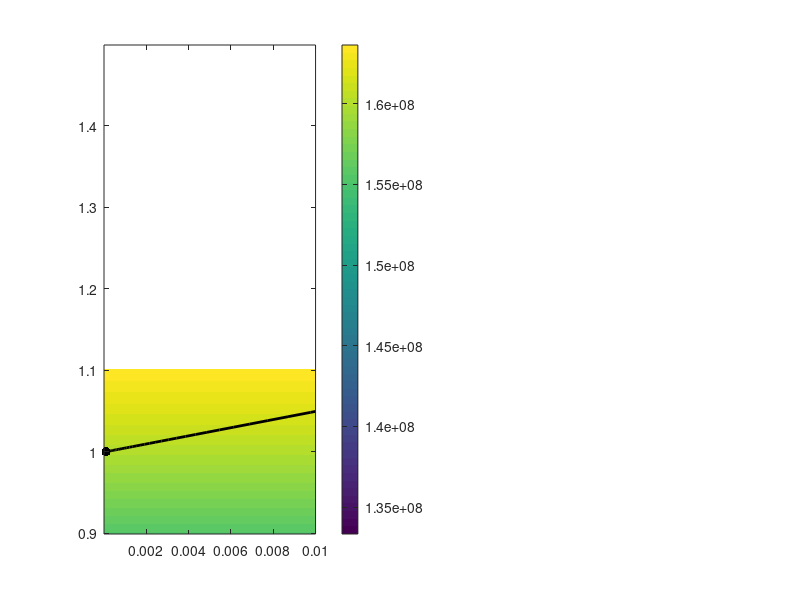

This chart was generated by the following MATLAB code: (Note: this script raises an error after producing the figure.)
% void = main_get_ss_LVmodel_022823(void)
% steady-state analysis of single LV-model

%%
clear all; close all; clc;

%% want to save?
save_ans = 1;
% 0: don't save
% 1: save

filename = 'LV_steadystate_r_gamma.mat';

my_rgb_colors = [78 132 193; 209 109 106; 236 180 118]/255;
default_rgb_colors = [0, 0, 0; 0.6350, 0.0780, 0.1840; 0.3010, 0.7450, 0.9330; 0.4660, 0.6740, 0.1880];

%% system parameters (units of hours, micrograms and mL).
r_A = 1;
gam_A = 1e-4;
alph = 2e2;
% r_minus_gam_const = r_fixed - gam_fixed;
% slop = (1-alph)/gam_fixed;
% r_minus_gam_const = r_fixed - (1-alph);
% Assumes the system is a 500 mL flask running for ~ 24hr;
% conversion_efficiency = 5e-7; %ug/cell
% d_R = 0; % per hour
% mu_max = 1.2; % growth rate (per hour)
% r = 1; % growth rate (per hour)
K = 2e8;
% R_in = 5; %ug/mL
% d_S = .2; % death rate susceptibles (per hour)
% d_E = .2; % death rate exposed (per hour)
d = 0.2; % death rate lysogens (per hour)
% d_I = .2; % death rate infected (per hour)
% lam = 2; % commitment rate (per hour)
% gam = 1e-6; % lysis rate (per hour)
bet = 10; % burst size
phi = 3.4e-10; %3.4e-10; % adsorption rate (mL/hr)
m = 1/24; % virus washout (per hour)
% alpha_s = 0; % selection coefficient: alpha_s>1 corresponds to advantage of lysogen over susceptible
% J = 0; %ug/mL-h

% rng(1);

%simulation parameters:
% dt = 0.05; % hours
% t_end = 40; % hours
% t_span = transpose(0:dt:t_end); % time
% NRuns = 100;
% p = linspace(0,1,6); %dilution factor

% R0 = [10 logspace(2,8,6)]; %initial resource amount in ug/mL ( 500 mL flask)

% flask_volume = 500; %volume in mL


% set up parameter structure
% parameters
% params.conversion_efficiency = conversion_efficiency;
% params.d_R = d_R;
params.r_A = r_A;
params.gam_A = gam_A;
% params.alph = alph;
% params.r = r;
params.K = K;
% params.R_in = R_in;
% params.d_S = d_S;
% params.d_E = d_E;
params.d = d;
% params.d_I = d_I;
% params.lambda = lam;
% params.gam = gam;
params.bet = bet;
params.phi = phi;
params.m = m;
% params.alpha_s = alpha_s;
% params.J = J;
% params.dt = dt;
% params.t_span = t_span;
% params.t_end = t_end;
% params.flask_volume = flask_volume; %%flask volume in mL
% params.L0 = L0;
% params.V0 = V0;


%% range over r and gamma
r_vals_range = linspace(0.9,1.1,100);
gam_vals_range = 10.^linspace(-6,-1,100);

r_fixed_corresponding = zeros(size(gam_vals_range));

% fixed equilibrium: from which to invade
lysogen_equilibrium_fixed = (K*(r_A-gam_A-d)/r_A);
phage_equilibrium_fixed = bet*gam_A*lysogen_equilibrium_fixed/(phi*lysogen_equilibrium_fixed+m);

lysogen_equilibrium = zeros(length(r_vals_range),length(gam_vals_range));
phage_equilibrium = zeros(length(r_vals_range),length(gam_vals_range));

for count_r = 1:length(r_vals_range)
    
    this_r = r_vals_range(count_r);
    
    for count_gam = 1:length(gam_vals_range)
        
        this_gam = gam_vals_range(count_gam);

        this_lysogen_equilibrium = max((K*(this_r-this_gam-d)/this_r),10^0);
        
        lysogen_equilibrium(count_r,count_gam) = this_lysogen_equilibrium;
        phage_equilibrium(count_r,count_gam) = bet*this_gam*this_lysogen_equilibrium/(phi*this_lysogen_equilibrium+m);
        
        if count_r == 1
          % condition s.t. S^* is fixed  
%           r_fixed_corresponding(count_gam) =  r_minus_gam_const + slop*this_gam;
          r_fixed_corresponding(count_gam) =  (this_gam + d)/(1-lysogen_equilibrium_fixed/K);
        end
        
    end
end


%% plot phase L-V phase plane
f1 = figure(1); set(f1, 'Position', [200 500 1200 450]);
subplot(1,2,1);
imagesc(gam_vals_range,r_vals_range,max(lysogen_equilibrium,10^0)); hold on;
plot(gam_vals_range,r_fixed_corresponding,'k','linewidth',2); hold on;
plot(gam_A,r_A,'k.','MarkerSize',20);

set(gca,'YDir','normal');
cb1 = colorbar;
% cb1.Label.String = 'CFU/mL';
xlim([1e-6 1e-2]);
% ylim([0.1 2]);
% axis([x_values(1) x_values(end) 0 2*10^5]);
% xlabel('Lysogen Induction Rate, $\gamma$ (hr$^{-1}$)','interpreter','latex'); 
% ylabel('Lysogen Growth Rate, $r$ (hr$^{-1}$)','interpreter','latex');
% title('Lysogen Steady State, $L^*$','interpreter','latex');
f1=gca;
f1.CLim = [1.3e8 1.7e8];
f1.XScale = 'log';
% f1.YScale = 'log';
f1.LineWidth = 1;
f1.FontSize = 25;
f1.FontWeight = 'bold';
f1.FontName = 'Times New Roman';
f1.ColorScale = 'log';




subplot(1,2,2);
imagesc(gam_vals_range,r_vals_range,max(phage_equilibrium,10^4)); hold on;
plot(gam_vals_range,r_fixed_corresponding,'k','linewidth',2);
plot(gam_A,r_A,'k.','MarkerSize',20);
set(gca,'YDir','normal');
cb1 = colorbar;
% cb1.Label.String = 'PFU/mL';
% axis([x_values(1) x_values(end) 0 2*10^5]);
xlabel('Lysogen Induction Rate, $\gamma$ (hr$^{-1}$)','interpreter','latex'); 
ylabel('Lysogen Growth Rate, $r$ (hr$^{-1}$)','interpreter','latex');
title('Phage Steady State, $V^*$','interpreter','latex');
f1=gca;
% f1.CLim = [1e4 1.75e8];
f1.XScale = 'log';
% f1.YScale = 'log';
f1.LineWidth = 1;
f1.FontSize = 25;
f1.FontWeight = 'normal';
f1.FontName = 'Times New Roman';
f1.ColorScale = 'log';



%% collect results
results.r_vals_range = r_vals_range;
results.gam_vals_range = gam_vals_range;
results.r_fixed_corresponding =r_fixed_corresponding;

results.lysogen_equilibrium_fixed = lysogen_equilibrium_fixed;
results.phage_equilibrium_fixed = phage_equilibrium_fixed;

results.lysogen_equilibrium = lysogen_equilibrium;
results.phage_equilibrium = phage_equilibrium;



%% save simulated data
if save_ans==1
    
    folder_location = './sim_data/';
    save(strcat(folder_location,filename),'params','results');
    
    fprintf('Saved to file: \n');
    fprintf(strcat(filename,'\n'));
    
    fprintf('Location:\n');
    fprintf(strcat(folder_location,'\n\n'));
    
else
    
    fprintf('data not saved.\n');
    
end

